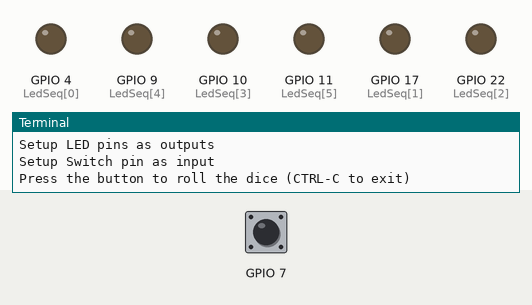
Bench run of a program on a simulated Raspberry Pi (BCM pin numbers). Parts: output pins drawn as LEDs (lit = HIGH), the last lines printed to the terminal. Dashed ring = blinking. Inputs (shaded band) come from the test bench; at power-on: GPIO 7 LOW. Random numbers come from a fixed seed.

Above: at 1.2 s.
1.3 s: GPIO 7 driven HIGH
3.8 s: GPIO 7 driven LOW
At 4.6 s:
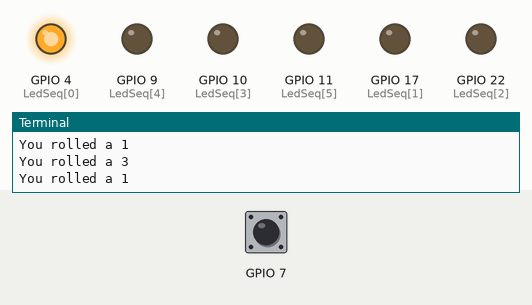
5.3 s: GPIO 7 pulsed HIGH 5 times (0.12 s each, 0.3 s apart)
At 5.85 s:
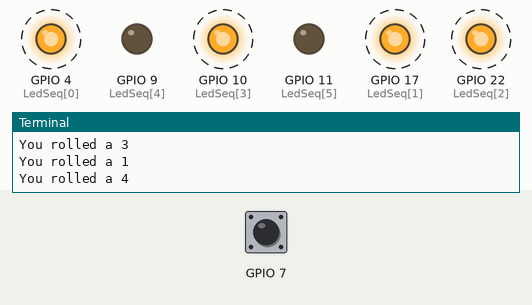
8.5 s: GPIO 7 pulsed HIGH 2 times (0.12 s each, 0.3 s apart)
At 9.8 s:
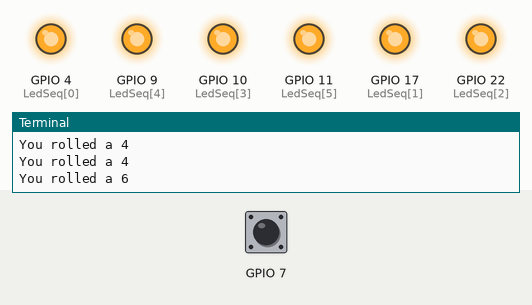
Timing chart, 0 to 11.5 s (numbered marks = the images above; inputs shaded):
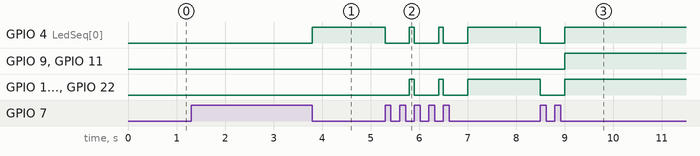

The program:

berryclip_07.py
```python
#!/usr/bin/python
#--------------------------------------
#    ___                   ________
#   / _ )___ __________ __/ ___/ (_)__
#  / _  / -_) __/ __/ // / /__/ / / _ \
# /____/\__/_/ /_/  \_, /\___/_/_/ .__/
#                  /___/        /_/
#
#       BerryClip - 6 LED Board
#
# This script simulates a dice throw.
# Press the button and a random number
# of LEDs are turned on.
#
# Author : Matt Hawkins
# Date   : 12/11/2012
#
# http://www.raspberrypi-spy.co.uk/
#
#--------------------------------------

# Import required libraries
import RPi.GPIO as GPIO
import time
import random

# Tell GPIO library to use GPIO references
GPIO.setmode(GPIO.BCM)

# List of LED GPIO numbers
LedSeq = [4,17,22,10,9,11]

# Set up the GPIO pins as outputs and set False
print "Setup LED pins as outputs"
for x in range(6):
  GPIO.setup(LedSeq[x], GPIO.OUT)
  GPIO.output(LedSeq[x], False)

# Switch on GPIO7
print "Setup Switch pin as input"
GPIO.setup(7, GPIO.IN)

random.seed()

print "Press the button to roll the dice (CTRL-C to exit)"

# Wrap main content in a try block so we can
# catch the user pressing CTRL-C and run the
# GPIO cleanup function. This will also prevent
# the user seeing lots of unnecessary error
# messages.
try:

  # Loop until users quits with CTRL-C
  while True :

    if GPIO.input(7)==1:

      # Turn off all 6 LEDs
      for x in range(6):
        GPIO.output(LedSeq[x], False)

      time.sleep(0.5)

      # Roll dice
      result = random.randint(1,6)

      print "You rolled a " + str(result)

      # Turn on LEDs
      for x in range(result):
        GPIO.output(LedSeq[x], True)

except KeyboardInterrupt:
  # Reset GPIO settings
  GPIO.cleanup()
```

Measured:
- after the input at 3.8 s, GPIO 4 (LedSeq[0]): LOW → HIGH at once
- after the input at 5.3 s, GPIO 4 (LedSeq[0]): alternates HIGH for 0.10 s and LOW for 0.50 s, 6 changes in all, then stays HIGH, starting at once; GPIO 10 (LedSeq[3]), GPIO 17 (LedSeq[1]), GPIO 22 (LedSeq[2]): alternates HIGH for 0.10 s and LOW for 0.50 s, 5 changes in all, then stays HIGH, starting after 0.50 s
- after the input at 8.5 s, GPIO 4 (LedSeq[0]), GPIO 10 (LedSeq[3]), GPIO 17 (LedSeq[1]), GPIO 22 (LedSeq[2]): HIGH → LOW at once, → HIGH 0.50 s later; GPIO 9 (LedSeq[4]), GPIO 11 (LedSeq[5]): LOW → HIGH after 0.50 s
